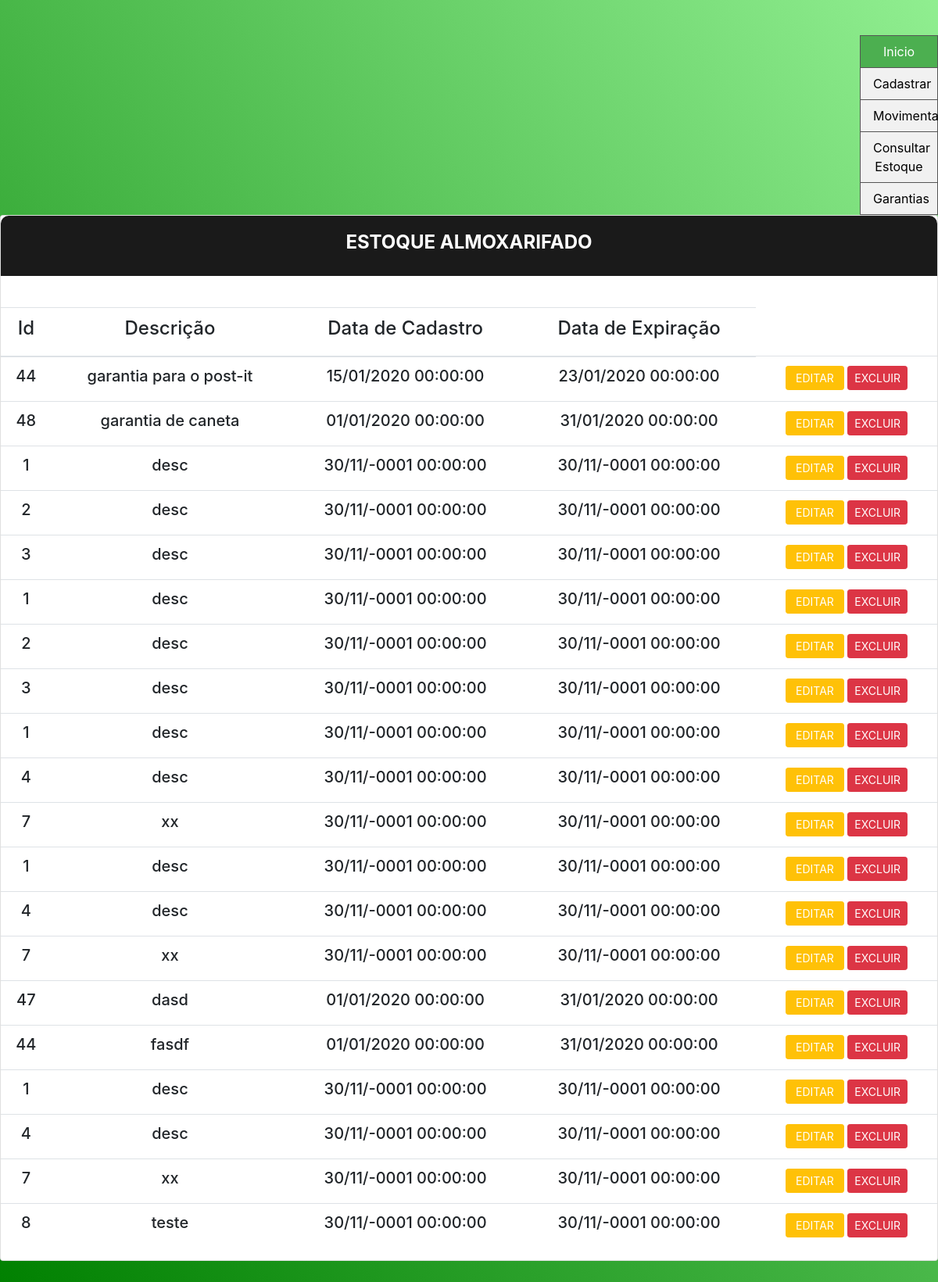
The app's page /CADASTRO_SEDES/VERIFICAR/listar_produtos.php with its own data.
### tables this page shows
CREATE TABLE `garantia` (
  `id` int(11) DEFAULT NULL,
  `data_ex` datetime DEFAULT NULL,
  `descricao` varchar(255) DEFAULT NULL,
  `data_ini` datetime DEFAULT NULL,
  `pat` varchar(255) DEFAULT NULL
);

### CADASTRO_SEDES/VERIFICAR/listar_produtos.php (the view, shortened to what this page needs)
<!DOCTYPE html>
<html lang="en">
<h2 class="title">Estoque Almoxarifado</h2>
</div>
<div class="divtable ">
  <table>
    <tr>
      <div style="padding:20px 0" class="container">
        <table class="table">
          <thead>
            <tr class="principal" text align='center'>
              <th scope="col">
                <h4 text align="center">Id</h4>
              </th>
              <th scope="col">
                <h4 text align="center">Descrição</h4>
              </th>
              <th scope="col">
                <h4 text align="center">Data de Cadastro</h4>
              </th>
              <th scope="col">
                <h4 text align="center">Data de Expiração</h4>
              </th>
            </tr>
          </thead>
          <tbody>
            <?php
            include_once("../../conexao.php");
            $sql = "SELECT id,data_ex,descricao,data_ini FROM garantia where id<>0";
            $retorno = mysqli_query($conn, $sql);
            while ($array = mysqli_fetch_array($retorno, MYSQLI_ASSOC)) {
              $descricao = $array['descricao'];
              $data_ini = $array['data_ini'];
              $data_ex = $array['data_ex'];
              $id = $array['id'];
                  $dataformat1=date('d/m/Y H:i:s', strtotime($data_ini));
                      $dataformat2=date('d/m/Y H:i:s', strtotime($data_ex));
            ?>
              <tr class="principal" text align='center'>
                <td class="principal" text align='center'>
                  <h5><?= $id ?></h5>
                </td>
               <td class="principal" text align='center'>
                  <h5><?= $descricao ?></h5>
                </td>
                <td class="principal" text align='center'>
                  <h5><?= $dataformat1 ?></h5>
                </td>
                <td class="principal" text align='center'>
                  <h5><?= $dataformat2 ?></h5>
                </td>
                <td><a class="btn-editar btn btn-sm btn-warning" href="editar_almox.php?id=<?= $id ?>" role="button"><i class="far fa-edit"></i> &nbspEditar&nbsp</a>
                  <a class="btn-editar btn btn-sm btn-danger" href="excluir_almox.php?id=<?= $id ?>" role="button"><i class="far fa-trash-alt"></i> Excluir</a></td>
              </tr>
            <?php } ?>
          </tbody>
        </table>
      </div>
      </body>
</html>

### css/main.css (style rules this page uses)
.ul2 { list-style-type: none; margin: 0; padding: 0; width: 100px; background-color: #f1f1f1; border: 1px solid #555; float: right; }
li a { display: block; color: #000; padding: 8px 16px; text-decoration: none; }
li { text-align: center; border-bottom: 1px solid #555; }
li:last-child { border-bottom: none; }
li a.active { background-color: #4CAF50; color: white; }
html { -webkit-box-sizing: border-box; -moz-box-sizing: border-box; box-sizing: border-box; }
* { padding: 0; margin: 0; }
*, *:before, *:after { -webkit-box-sizing: inherit; -moz-box-sizing: inherit; box-sizing: inherit; }
body, h1, h2, h3, h4, h5, h6, blockquote, p, pre, dl, dd, ol, ul, figure, hr, fieldset, legend { margin: 0; padding: 0; }
table { border-collapse: collapse; border-spacing: 0; }
.page-wrapper { min-height: 100vh; }
h1, h2, h3, h4, h5, h6 { font-weight: 400; }
h2 { font-size: 30px; }
h4 { font-size: 18px; }
h5 { font-size: 15px; }
.bg-gra-03 { background: -webkit-gradient(linear, left bottom, right top, from(Green), to(LightGreen)); background: -webkit-linear-gradient(bottom left, Green 0%, LightGreen 100%); background: -moz-linear-gradient(bottom left, Green 0%, LightGreen 100%); background: -o-linear-gradient(bottom left, Green 0%, LightGreen 100%); background: linear-gradient(to top right, Green 0%, LightGreen 100%); }
.p-t-45 { padding-top: 45px; }
.p-b-50 { padding-bottom: 50px; }
.wrapper { margin: 0 auto; }
.wrapper--w790 { height:auto; overflow:hidden; margin:0 auto; width: 100%; max-width: 1300px; }
.btn { display: inline-block; line-height: 50px; padding: 0 50px; -webkit-transition: all 0.4s ease; -o-transition: all 0.4s ease; -moz-transition: all 0.4s ease; transition: all 0.4s ease; cursor: pointer; font-size: 15px; text-transform: uppercase; font-weight: 700; color: #fff; font-family: inherit; }
.title { font-size: 24px; text-transform: uppercase; font-weight: 700; text-align: center; color: #fff; }
.card { -webkit-border-radius: 3px; -moz-border-radius: 3px; border-radius: 3px; background: #fff; }
.card-5 { background: #fff; -webkit-border-radius: 10px; -moz-border-radius: 10px; border-radius: 10px; -webkit-box-shadow: 0px 8px 20px 0px rgba(0, 0, 0, 0.15); -moz-box-shadow: 0px 8px 20px 0px rgba(0, 0, 0, 0.15); box-shadow: 0px 8px 20px 0px rgba(0, 0, 0, 0.15); }
.card-5 .card-heading { padding: 20px 0; background: #1a1a1a; -webkit-border-top-left-radius: 10px; -moz-border-radius-topleft: 10px; border-top-left-radius: 10px; -webkit-border-top-right-radius: 10px; -moz-border-radius-topright: 10px; border-top-right-radius: 10px; }

### css/estilo.css (style rules this page uses)
.btn-editar { color: #fff !important; }

### records on screen
garantia: id "44", descricao "garantia para o post-it", data_ini "15/01/2020 00:00:00", data_ex "23/01/2020 00:00:00"
garantia: id "48", descricao "garantia de caneta", data_ini "01/01/2020 00:00:00", data_ex "31/01/2020 00:00:00"
garantia: id "1", descricao "desc", data_ini "30/11/-0001 00:00:00", data_ex "30/11/-0001 00:00:00"
garantia: id "2", descricao "desc", data_ini "30/11/-0001 00:00:00", data_ex "30/11/-0001 00:00:00"
garantia: id "3", descricao "desc", data_ini "30/11/-0001 00:00:00", data_ex "30/11/-0001 00:00:00"
garantia: id "1", descricao "desc", data_ini "30/11/-0001 00:00:00", data_ex "30/11/-0001 00:00:00"
garantia: id "2", descricao "desc", data_ini "30/11/-0001 00:00:00", data_ex "30/11/-0001 00:00:00"
garantia: id "3", descricao "desc", data_ini "30/11/-0001 00:00:00", data_ex "30/11/-0001 00:00:00"
garantia: id "1", descricao "desc", data_ini "30/11/-0001 00:00:00", data_ex "30/11/-0001 00:00:00"
garantia: id "4", descricao "desc", data_ini "30/11/-0001 00:00:00", data_ex "30/11/-0001 00:00:00"
garantia: id "7", descricao "xx", data_ini "30/11/-0001 00:00:00", data_ex "30/11/-0001 00:00:00"
garantia: id "1", descricao "desc", data_ini "30/11/-0001 00:00:00", data_ex "30/11/-0001 00:00:00"
garantia: id "4", descricao "desc", data_ini "30/11/-0001 00:00:00", data_ex "30/11/-0001 00:00:00"
garantia: id "7", descricao "xx", data_ini "30/11/-0001 00:00:00", data_ex "30/11/-0001 00:00:00"
garantia: id "47", descricao "dasd", data_ini "01/01/2020 00:00:00", data_ex "31/01/2020 00:00:00"
garantia: id "44", descricao "fasdf", data_ini "01/01/2020 00:00:00", data_ex "31/01/2020 00:00:00"
garantia: id "1", descricao "desc", data_ini "30/11/-0001 00:00:00", data_ex "30/11/-0001 00:00:00"
garantia: id "4", descricao "desc", data_ini "30/11/-0001 00:00:00", data_ex "30/11/-0001 00:00:00"
garantia: id "7", descricao "xx", data_ini "30/11/-0001 00:00:00", data_ex "30/11/-0001 00:00:00"
garantia: id "8", descricao "teste", data_ini "30/11/-0001 00:00:00", data_ex "30/11/-0001 00:00:00"
